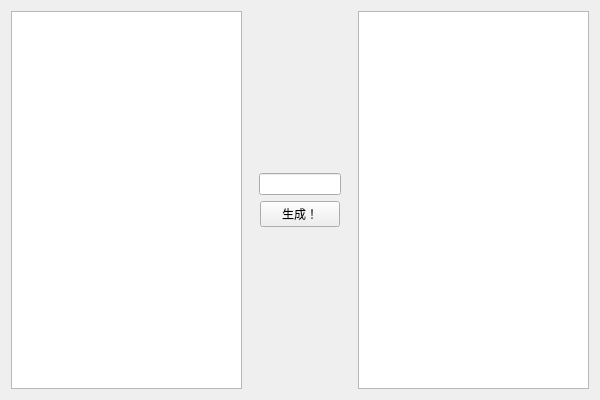
<?xml version="1.0" encoding="UTF-8"?>
<ui version="4.0">
 <class>IATToolClass</class>
 <widget class="QMainWindow" name="IATToolClass">
  <property name="geometry">
   <rect>
    <x>0</x>
    <y>0</y>
    <width>600</width>
    <height>400</height>
   </rect>
  </property>
  <property name="windowTitle">
   <string>IATTool</string>
  </property>
  <widget class="QWidget" name="centralWidget">
   <layout class="QHBoxLayout" name="horizontalLayout">
    <item>
     <widget class="QPlainTextEdit" name="plainTextEditIn"/>
    </item>
    <item>
     <widget class="QFrame" name="frame">
      <property name="frameShape">
       <enum>QFrame::Box</enum>
      </property>
      <property name="frameShadow">
       <enum>QFrame::Raised</enum>
      </property>
      <property name="lineWidth">
       <number>0</number>
      </property>
      <layout class="QVBoxLayout" name="verticalLayout">
       <item>
        <spacer name="verticalSpacer">
         <property name="orientation">
          <enum>Qt::Vertical</enum>
         </property>
         <property name="sizeHint" stdset="0">
          <size>
           <width>20</width>
           <height>40</height>
          </size>
         </property>
        </spacer>
       </item>
       <item alignment="Qt::AlignHCenter|Qt::AlignVCenter">
        <widget class="QLineEdit" name="lineEditNewDll"/>
       </item>
       <item alignment="Qt::AlignHCenter|Qt::AlignVCenter">
        <widget class="QPushButton" name="pushButtonGen">
         <property name="text">
          <string>生成！</string>
         </property>
        </widget>
       </item>
       <item>
        <spacer name="verticalSpacer_2">
         <property name="orientation">
          <enum>Qt::Vertical</enum>
         </property>
         <property name="sizeHint" stdset="0">
          <size>
           <width>20</width>
           <height>40</height>
          </size>
         </property>
        </spacer>
       </item>
      </layout>
     </widget>
    </item>
    <item>
     <widget class="QPlainTextEdit" name="plainTextEditOut"/>
    </item>
   </layout>
  </widget>
 </widget>
 <layoutdefault spacing="6" margin="11"/>
 <resources>
  <include location="iattool.qrc"/>
 </resources>
 <connections/>
</ui>
